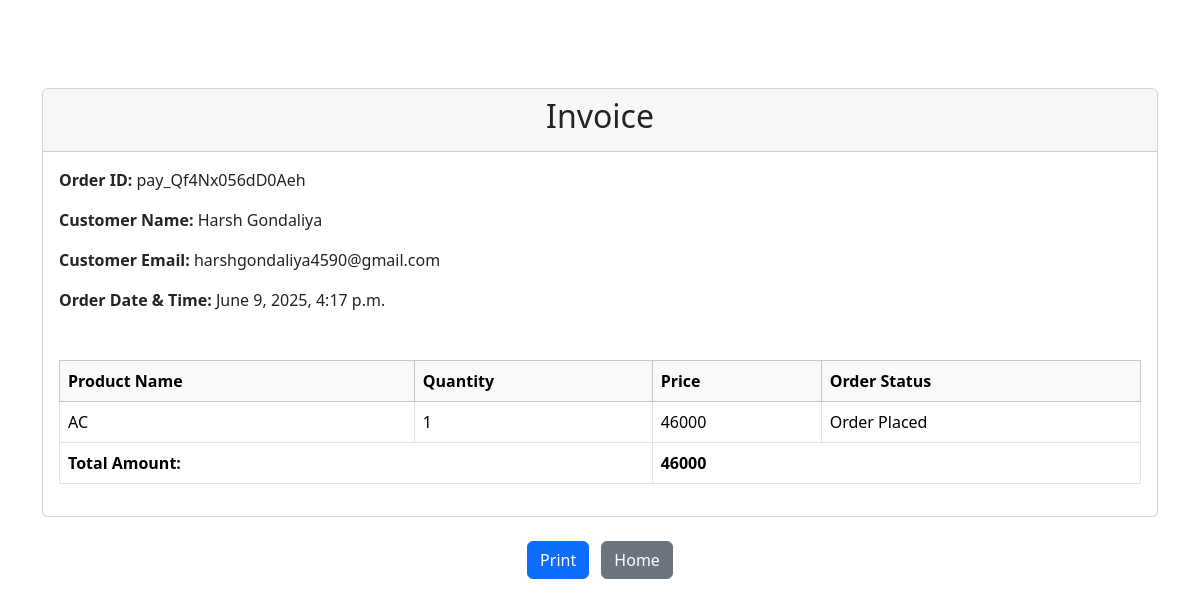
The page /single_invoice/?id=107 (signed in) on the database its author committed.
### app1/models.py (models this page shows, shortened)
class Order(models.Model):
    prods = models.ManyToManyField(Cart)
    user = models.ForeignKey(Registration,on_delete=models.CASCADE)
    date_time = models.DateTimeField(auto_now=True)
    payment_mode = models.CharField(max_length=50)
    transaction_id = models.CharField(max_length=100,blank=True,null=True)
    total_amount = models.PositiveIntegerField()
    add = models.TextField()
    mob = models.CharField(max_length=10)
    city = models.CharField(max_length=50)
    state = models.CharField(max_length=50)
    pin_code = models.CharField(max_length=6)
    ordered = models.BooleanField(default=False)

class Registration(models.Model):
    name = models.CharField(max_length=50)
    email = models.EmailField(max_length=50)
    add = models.CharField(max_length=50)
    mob = models.CharField(max_length=50)
    password = models.CharField(max_length=8)

class Cart(models.Model):
    pro = models.ForeignKey(Product,on_delete=models.CASCADE)
    user = models.ForeignKey(Registration,on_delete=models.CASCADE)
    qty = models.PositiveBigIntegerField()
    total_amount = models.PositiveIntegerField()
    order_id = models.PositiveBigIntegerField(default=0)
    ordered = models.BooleanField(default=False)
    status = models.CharField(choices=STATUS,verbose_name="Order Status",default="Pending")

class Product(models.Model):
    added_by = models.ForeignKey(SellerRegistration,on_delete=models.CASCADE,blank=True,null=True)
    name = models.CharField(max_length=50)
    price = models.PositiveIntegerField()
    stock = models.PositiveIntegerField(default=0)
    image = models.ImageField(upload_to='pro_img')
    description = models.TextField(max_length=500)
    category = models.ForeignKey(Category, on_delete=models.CASCADE)

### app1/views.py (the view)
# urls.py: path('single_invoice/',single_invoice,name='single_invoice'),
def single_invoice(request):
    if 'login' in request.session:
        id = request.GET['id']
        order = get_object_or_404(Order,id=id)
        param = {'order':order}
        return render(request,"invoice.html",param)
    else:
        return redirect('login')

### app1/templates/invoice.html (shortened to what this page needs)
<!DOCTYPE html>
<html lang="en">
<head>
  <link href="https://cdn.jsdelivr.net/npm/bootstrap@5.3.3/dist/css/bootstrap.min.css" rel="stylesheet">
  <link rel="stylesheet" href="https://cdn.jsdelivr.net/npm/bootstrap-icons@1.10.5/font/bootstrap-icons.css">
</head>
<body class="container mt-5">
    <div class="card">
        <div class="card-header text-center">
            <h2>Invoice</h2>
        </div>
        <div class="card-body" >
            <p><strong>Order ID: </strong>{{order.transaction_id}}</p>
            <p><strong>Customer Name: </strong>{{order.user.name}}</p>
            <p><strong>Customer Email: </strong>{{order.user.email}}</p>
            <p><strong>Order Date & Time: </strong>{{order.date_time}}</p>
            <table class="table table-bordered mt-5 ">
                <thead class="table-light ">
                    <tr>
                        <th>Product Name</th>
                        <th>Quantity</th>
                        <th>Price</th>
                        <th>Order Status</th>
                    </tr>
                </thead>
                <tbody>
                    {% for item in order.prods.all %}
                    <tr>
                        <td>{{item.pro.name}}</td>
                        <td>{{item.qty}}</td>
                        <td>{{item.pro.price}}</td>
                        <td>{{item.status}}</td>
                    </tr>
                    {% endfor %}
                </tbody>
                <tfoot >
                        <th colspan="2" style="color:black;">Total Amount:</th>
                        <th colspan="2">{{order.total_amount}}</th>
                </tfoot>
            </table>
        </div>
    </div>
    <div class='mt-4 text-center no-print'>
        <button class="btn btn-primary me-2" onclick="window.print()">Print</button>
        <a href="/" class="btn btn-secondary">Home</a>
    </div>
</body>
</html>

### app1/templates/invoice.html (style rules this page uses)
body { padding: 40px; background-color: #fff; font-family: 'Segoe UI', sans-serif; }
table th { font-weight: 600; }

### rows shown on the page
Order: transaction_id "pay_Qf4Nx056dD0Aeh", user.name "Harsh Gondaliya", user.email "harshgondaliya4590@gmail.com", date_time "June 9, 2025, 4:17 p.m.", total_amount "46000"
Cart: pro.name "AC", qty "1", pro.price "46000", status "Order Placed"
